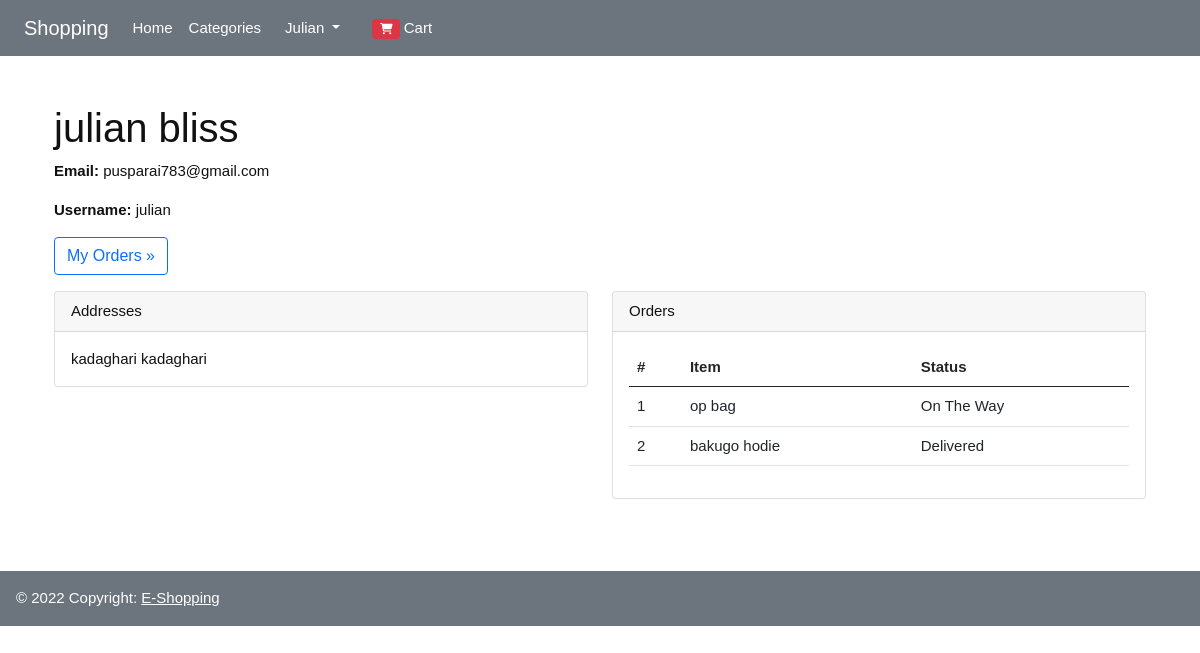
Page /accounts/profile/ (signed in) on the committed database.
### app/models.py (models this page shows, shortened)
class Order(models.Model):
    user = models.ForeignKey(User, verbose_name="User", on_delete=models.CASCADE)
    address = models.CharField(max_length=20)
    product = models.ForeignKey(Product, verbose_name="Product", on_delete=models.CASCADE)
    quantity = models.PositiveIntegerField(verbose_name="Quantity")
    ordered_date = models.DateTimeField(auto_now_add=True, verbose_name="Ordered Date")
    status = models.CharField(
        choices=STATUS_CHOICES,
        max_length=50,
        default="Pending"
        )
    payment_method = models.CharField(
        max_length=20)

class Product(models.Model):
    title = models.CharField(max_length=50)
    description = models.CharField(max_length=200)
    category = models.ForeignKey(Category, related_name="products", on_delete=models.CASCADE, null=True)
    product_image = models.ImageField(upload_to='product', blank=True, null=True, verbose_name="Product Image")
    price = models.IntegerField()
    created_at = models.DateTimeField(auto_now_add=True, verbose_name="Created Date")

### app/views.py (the view)
# urls.py: path('accounts/profile/', views.profile, name="profile"),
@login_required
def profile(request):
    orders = Order.objects.filter(user=request.user)
    return render(request, 'account/profile.html', {'orders':orders})

### app/templates/account/profile.html (shortened to what this page needs)
{% extends './base.html' %}
{% load static %}
{% block content %}
<div class="container py-5">
    <div class="jumbotron">
      <h1>{{request.user.first_name}} {{request.user.last_name}}</h1>
      <p><strong>Email:</strong> {{request.user.email}}</p>
      <p><strong>Username:</strong> {{request.user.username}}</p>
      <p><a class="btn btn-outline-primary btn-large" href="{% url 'orders' %}">My Orders »</a></p>
    </div>
    <div class="row">
      <div class="col-lg-6">
        <div class="card mb-4" id="headings">
          <div class="card-header">Addresses </div>
          <div class="card-body">
            {% for order in orders %}
                {{order.address}}
                {% endfor %}
          </div>
        </div>
      </div>
      <div class="col-lg-6">
        <div class="card mb-4" id="tables">
          <div class="card-header">Orders</div>
          <div class="card-body">
            <table class="table table-hover">
              <thead>
                <tr>
                  <th>#</th>
                  <th>Item</th>
                  <th>Status</th>
                </tr>
              </thead>
              <tbody>
                {% if orders %}
                  {% for order in orders %}
                    <tr>
                      <td>{{forloop.counter}}</td>
                      <td>{{order.product.title}}</td>
                      <td>
                        {{order.status}}
                      </td>
                    </tr>
                  {% endfor %}
                {% else %}
                <tr>
                  <td class="text-danger" colspan="3">You've not Ordered anything yet.</td>
                </tr>
                {% endif %}
              </tbody>
            </table>
          </div>
        </div>
      </div>
    </div>
  </div>
{% endblock content %}

### app/templates/account/base.html (shortened to what this page needs)
<!doctype html>
{% load static %}
<html lang="en">
  <head>
    <link href="https://cdn.jsdelivr.net/npm/bootstrap@5.2.2/dist/css/bootstrap.min.css" rel="stylesheet">
    <link rel="stylesheet" href=
    "https://stackpath.bootstrapcdn.com/bootstrap/5.0.0-alpha1/css/bootstrap.min.css"
            integrity=
    "sha384-r4NyP46KrjDleawBgD5tp8Y7UzmLA05oM1iAEQ17CSuDqnUK2+k9luXQOfXJCJ4I"
>
    <link rel="stylesheet" href="{% static 'app/css/style.css' %}">
    <link rel="stylesheet" href="{% static 'app/css/style.default.css' %}" id="theme-stylesheet">
  </head>
  <body>
    <nav class="navbar navbar-expand-lg bg-secondary">
        <div class="container-fluid">
          <a class="navbar-brand text-white" href="{% url 'index' %}">Shopping</a>
          <div class="collapse navbar-collapse" id="navbarNavDropdown">
            <ul class="navbar-nav">
              <li class="nav-item">
                <a class="nav-link active text-white" aria-current="page" href="{% url 'index' %}">Home</a>
              </li>
              <li class="nav-item">
                <a class="nav-link text-white" href="{% url 'caty' %}">Categories</a>
              </li>
              {% if request.user.is_authenticated %}
                    <li class="nav-item dropdown mx-2">
                      <a class="nav-link dropdown-toggle text-white" href="#" id="profileDropdown" role="button" data-bs-toggle="dropdown" aria-expanded="false">
                        {{request.user.username|capfirst}}
                      </a>
                    </li>
                    <li class="nav-item mx-2">
                    <a href="{% url 'cart' %}" class="nav-link text-white"><span class="badge bg-danger"><i class="fa fa-shopping-cart"></i></span> Cart </a>
                    </li>
                  {% else %}
                    <li class="nav-item mx-2">
                      <a href="{% url 'login' %}" class="nav-link text-white">Login</a>
                      </li>
                {% endif %}
            </ul>
          </div>
        </div>
      </nav>
      {% block content %} {% endblock content %}
      <footer class="bg-light text-center text-lg-start">
        <div class="text-white center p-3" style="background-color: #6c757d">
          © 2022 Copyright:
          <a class="text-white" href="">E-Shopping</a>
        </div>
      </footer>
  </body>
</html>

### app/static/app/css/style.default.css (style rules this page uses)
body { font-family: "Libre Franklin", sans-serif; font-size: 15px; font-weight: 400; line-height: 1.5; color: #111111; background-color: #fff; }

### rows in the picture
Order: address "kadaghari", product "op bag", status "On The Way"
Order: address "kadaghari", product "bakugo hodie", status "Delivered"

### other values in the picture
{{ request.user.username|capfirst }} "Julian"
{{ request.user.first_name }} "julian"
{{ request.user.last_name }} "bliss"
{{ request.user.email }} "pusparai783@gmail.com"
{{ request.user.username }} "julian"
